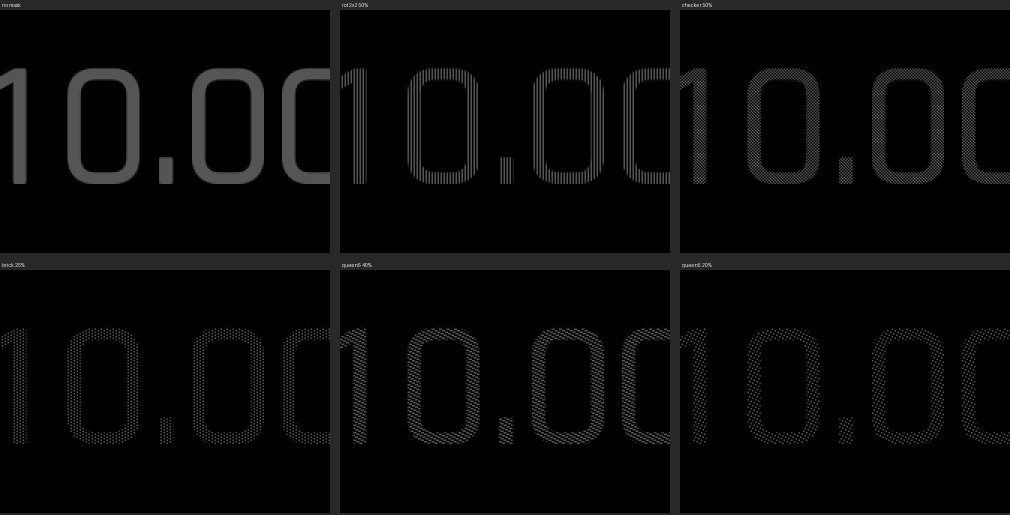
#> input picture docs/research/data/aod-pixel-masks.png, 2020 x 1030 px (shown at 1/2 size)
$ python -i preview.py   (imports and definitions only)
#> lines starting #> are read from the running program, lines starting #| are printed output that depends on the picture; after the words box and inside, x2 and y2 are one past the last pixel; in counts of white or black regions, pixels touching at a corner belong together
### wfb/palette.py
"""Colour parsing and the palette rules.

On a 64-colour panel each channel must be one of ``0x00``, ``0x55``, ``0xAA`` or
``0xFF``; anything else is dithered by the firmware and looks grainy
(ADR 0006 4, lint check 3).  The check is exact arithmetic against the device's
documented palette size -- it is a warning, not an error, because a deliberate
dithered colour is a legitimate choice.

On a 2-colour panel (the Instinct family) only black and white are safe: the
device files' own `compiler.json` palette is exactly those two, and whatever
the firmware does with any other colour is unverified (research 16 §5).  The
nearest safe colour is the one with the lower contrast ratio against it --
the same luminance measure the contrast lint uses.  8- and 14-colour panels
have no known rule, and 65,536 colours need none.

Both rules are tables here (`MIP64_SNAP`, `MONO_LUMINANCE`), which
`Color.nearest_legal` and `wfb.preview`'s per-pixel snap both read, so a
warning's "nearest" colour is exactly what the preview draws.
"""

from __future__ import annotations

import math
import re
from dataclasses import dataclass

_HEX_RE = re.compile(r"^#?([0-9a-fA-F]{6})$")
_SHORT_HEX_RE = re.compile(r"^#?([0-9a-fA-F]{3})$")

#: The four legal channel values on a 64-colour device.
MIP64_LEVELS = (0x00, 0x55, 0xAA, 0xFF)

#: The 64-colour rule as a table: each channel value's nearest legal level.
#: The rule is per channel, so this one table is the whole rule, for
#: `Color.nearest_legal(64)` and for the preview's per-pixel snap alike.
MIP64_SNAP = bytes(min(MIP64_LEVELS, key=lambda level: abs(level - value))
                   for value in range(256))

#: Rec. 709 luminance weights, red, green, blue (`Color.relative_luminance`).
LUMINANCE_WEIGHTS = (0.2126, 0.7152, 0.0722)


#: The 64 colours a MIP panel shows, named: ``(name, "#RRGGBB", label)``.
#: The names are apps.bliemel.net/colors' (both of its "Green"s are kept,
#: the darker as `dark_green`), in that page's order: white to black, one
#: channel stepping at a time.  `wfb new -t palette` and
#: `docs/guide/mip-palette.md` list the same rows (`tests/test_palette.py`),
#: and the editor offers them by name (`ts/src/studio/inspect.ts`'s vocabulary).
MIP64_NAMED: tuple[tuple[str, str, str], ...] = (
    ("white", "#FFFFFF", "White"),
    ("shalimar", "#FFFFAA", "Shalimar"),
    ("laser_lemon", "#FFFF55", "Laser Lemon"),
    ("yellow", "#FFFF00", "Yellow"),
    ("lavender_rose", "#FFAAFF", "Lavender Rose"),
    ("sundown", "#FFAAAA", "Sundown"),
    ("texas_rose", "#FFAA55", "Texas Rose"),
    ("web_orange", "#FFAA00", "Web Orange"),
    ("pink_flamingo", "#FF55FF", "Pink Flamingo"),
    ("brilliant_rose", "#FF55AA", "Brilliant Rose"),
    ("sunset_orange", "#FF5555", "Sunset Orange"),
    ("international_orange", "#FF5500", "International Orange"),
    ("magenta_fuchsia", "#FF00FF", "Magenta Fuchsia"),
    ("hollywood_cerise", "#FF00AA", "Hollywood Cerise"),
    ("razzmatazz", "#FF0055", "Razzmatazz"),
    ("red", "#FF0000", "Red"),
    ("pale_turquoise", "#AAFFFF", "Pale Turquoise"),
    ("mint_green", "#AAFFAA", "Mint Green"),
    ("conifer", "#AAFF55", "Conifer"),
    ("spring_bud", "#AAFF00", "Spring Bud"),
    ("perano", "#AAAAFF", "Perano"),
    ("silver_chalice", "#AAAAAA", "Silver Chalice"),
    ("olive_green", "#AAAA55", "Olive Green"),
    ("citrus", "#AAAA00", "Citrus"),
    ("medium_purple", "#AA55FF", "Medium Purple"),
    ("violet_blue", "#AA55AA", "Violet Blue"),
    ("apple_blossom", "#AA5555", "Apple Blossom"),
    ("rust", "#AA5500", "Rust"),
    ("electric_violet", "#AA00FF", "Electric Violet"),
    ("dark_magenta", "#AA00AA", "Dark Magenta"),
    ("jazzberry_jam", "#AA0055", "Jazzberry Jam"),
    ("bright_red", "#AA0000", "Bright Red"),
    ("baby_blue", "#55FFFF", "Baby Blue"),
    ("medium_aquamarine", "#55FFAA", "Medium Aquamarine"),
    ("screamin_green", "#55FF55", "Screamin' Green"),
    ("bright_green", "#55FF00", "Bright Green"),
    ("cornflower_blue", "#55AAFF", "Cornflower Blue"),
    ("cadet_blue", "#55AAAA", "Cadet Blue"),
    ("fruit_salad", "#55AA55", "Fruit Salad"),
    ("kelly_green", "#55AA00", "Kelly Green"),
    ("neon_blue", "#5555FF", "Neon Blue"),
    ("rich_blue", "#5555AA", "Rich Blue"),
    ("emperor", "#555555", "Emperor"),
    ("verdun_green", "#555500", "Verdun Green"),
    ("electric_indigo", "#5500FF", "Electric Indigo"),
    ("indigo", "#5500AA", "Indigo"),
    ("tyrian_purple", "#550055", "Tyrian Purple"),
    ("maroon", "#550000", "Maroon"),
    ("aqua", "#00FFFF", "Aqua"),
    ("medium_green", "#00FFAA", "Medium Green"),
    ("malachite", "#00FF55", "Malachite"),
    ("green", "#00FF00", "Green"),
    ("azure_radiance", "#00AAFF", "Azure Radiance"),
    ("persian_green", "#00AAAA", "Persian Green"),
    ("pigment_green", "#00AA55", "Pigment Green"),
    ("japanese_laurel", "#00AA00", "Japanese Laurel"),
    ("navy_blue", "#0055FF", "Navy Blue"),
    ("cobalt", "#0055AA", "Cobalt"),
    ("mosque", "#005555", "Mosque"),
    ("dark_green", "#005500", "Dark Green"),
    ("blue", "#0000FF", "Blue"),
    ("midnight_blue", "#0000AA", "Midnight Blue"),
    ("navy", "#000055", "Navy"),
    ("black", "#000000", "Black"),
)


# [4 lines left out: function mip64_name, not called in this run]


_MIP64_BY_VALUE = {hex_: name for name, hex_, _ in MIP64_NAMED}

class ColorError(ValueError):
    pass


@dataclass(frozen=True)
class Color:
    r: int
    g: int
    b: int

    # [17 lines left out: function parse, not called in this run]

    @property
    def value(self) -> int:
        return (self.r << 16) | (self.g << 8) | self.b

    def as_monkeyc(self) -> str:
        return f"0x{self.value:06X}"

    # [33 lines left out: functions is_palette_legal, nearest_legal, relative_luminance, contrast_ratio, not called in this run]

    def __str__(self) -> str:
        return f"#{self.value:06X}"

    # [8 lines left out: function dim, not called in this run]


BLACK = Color(0x00, 0x00, 0x00)
WHITE = Color(0xFF, 0xFF, 0xFF)

#: The relative luminance at which a colour's contrast ratio against black
#: equals its ratio against white, (Y + 0.05) / 0.05 = 1.05 / (Y + 0.05):
#: above it the colour is nearer white on a 2-colour panel, at or below it
#: nearer black.  About 0.179.  Applied as :data:`MONO_THRESHOLD`.
MONO_CROSSOVER = math.sqrt(1.05 * 0.05) - 0.05


# [5 lines left out: function has_palette_rule, not called in this run]


def srgb_channel_to_linear(value: int) -> float:
    """One 0-255 sRGB-encoded channel -> linear 0-1, the sRGB EOTF (the
    piecewise curve WCAG's own relative-luminance formula specifies).
    Factored out of :meth:`Color.relative_luminance` so the contrast lint
    and the AOD burn-in lint (`wfb.lint.check_aod_burn_in`, which builds a
    256-entry lookup table from this same function to score a whole
    rendered frame without a per-pixel gamma call) can never disagree about
    what "linear" means for a channel value.
    """
    s = value / 255.0
    return s / 12.92 if s <= 0.04045 else ((s + 0.055) / 1.055) ** 2.4


#: Relative luminance 1.0 in the integer units of :data:`MONO_LUMINANCE`.
MONO_SCALE = 65535

#: The 2-colour rule as tables: each channel value's share of relative
#: luminance, in 1/:data:`MONO_SCALE` units, one table per channel.  A
#: colour is nearer white when its three shares sum above
#: :data:`MONO_THRESHOLD`.  Integers, so `Color.nearest_legal(2)` and the
#: preview, which sums the same tables over a whole image, give the same
#: answer for every colour, the ones at the crossover included.
MONO_LUMINANCE: tuple[tuple[int, ...], ...] = tuple(
    tuple(round(weight * srgb_channel_to_linear(value) * MONO_SCALE) for value in range(256))
    for weight in LUMINANCE_WEIGHTS)
#> further down, picture is the input picture: PIL image 2020x1030 RGB; min 0, max 229, mean 8.5

#: :data:`MONO_CROSSOVER` in :data:`MONO_LUMINANCE`'s units.
MONO_THRESHOLD = round(MONO_CROSSOVER * MONO_SCALE)


# [31 lines left out: functions dim_channel, dim_fraction, not called in this run]

### wfb/preview.py
"""Host-side preview: render a resolved design to a PNG.

ADR 0004: the preview renderer consumes the **same resolved IR** the code
generator does, so preview and device cannot disagree about position.  That is
the anti-drift mechanism, and it works only because layout is resolved before
codegen rather than on the watch.

It also runs with no Garmin toolchain and no simulator, which matters: the
simulator needs a GUI, and in a headless container it is unavailable.

What the preview does *not* claim: it is not a firmware-accurate renderer.
Anti-aliasing, the exact arc cap shape and the transflective panel's real
appearance are approximations, and the header on every image says so.

**Typeface, not just position, can silently drift too**: a system or
vector font resolves through `wfb.fonts.fallback.system_face`, which prefers
the user's own Garmin font root but falls back to a free stand-in, or even
Pillow's bundled default, with no error -- the geometry still agrees with
the device, but the glyph *shapes* do not. `render`'s `used_faces` parameter
is how a caller finds out (`stand_in_warning`).
"""

from __future__ import annotations

import datetime as _dt
import math
from collections.abc import Iterable
from dataclasses import dataclass, replace as dataclass_replace
from functools import lru_cache
from pathlib import Path
from typing import TYPE_CHECKING

from PIL import Image, ImageChops, ImageDraw, ImageMath

from . import aod_mask, expr, visible_area
from . import draw as draw_program
from .devices import Device, FontMetric
from .fonts import BakedFont, GlyphBox, fallback
from .fonts import cft as cft_fonts
from .ir import Element, Expression, Face, StyleEntry, aod_color_choice
from .ir.rings import RingGroup, ring_groups
from .draw.frames import frame_members, in_layout
from .layout import (
    Placed, ResolvedFace, alignment_shift,
    radial_align_offset, radial_direction_sign,
)
from .palette import (
    MIP64_SNAP, MONO_LUMINANCE, MONO_THRESHOLD, Color, dim_fraction,
)
from .units import IntBox

if TYPE_CHECKING:
    from .emit.monkeyc.readplan import ReadPlan

#: One drawn colour, as Pillow takes it.
RGB = tuple[int, int, int]

#: Plausible readings, so a preview shows a face mid-life rather than at zero.
SAMPLE: dict[str, object] = {
    "time.clock": 0,
    "date.today": 0,
    "date.day_of_week": "Wed",
    "date.weekday": 4,  # Wednesday: Gregorian.DAY_SUNDAY = 1 .. DAY_SATURDAY = 7
    "date.day": 3,
    "date.month": "Sep",
    "date.month_number": 9,
    "date.year": 2026,
    "time.hour": 10,
    "time.minute": 9,
    "time.second": 42,
    "device.is_24_hour": True,
    # `System.UNIT_METRIC` (0) for every unit setting; `wfb preview --units
    # statute` renders the other system.
    "device.distance_units": 0,
    "device.elevation_units": 0,
    "device.temperature_units": 0,
    "device.pace_units": 0,
    "device.do_not_disturb": False,
    "device.notification_count": 3,
    "device.alarm_count": 1,
    "device.phone_connected": True,
    "system.battery": 68.0,
    "system.battery_in_days": 9.0,
    "system.charging": False,
    "activity.steps": 8432,
    "activity.step_goal": 10000,
    "activity.calories": 1840,
    "activity.distance": 631000,
    "activity.floors_climbed": 7,
    "activity.floors_climbed_goal": 10,
    "activity.move_bar_level": 2,
    "activity.active_minutes_week": 96,
    "activity.active_minutes_week_goal": 150,
    "heart_rate.current": 72,
    # `Weather.CONDITION_RAIN`: a dynamic weather icon draws the glyph its
    # box is measured with (`wfb.icons.WEATHER_BAKE_REFERENCE_GLYPH`).
    "weather.condition": 3,
    "weather.condition_today": 3,
    "weather.condition_tomorrow": 3,
}


#: The wearer a gauge on a `config: slots:` slot is scaled for in a preview,
#: where the watch would read the profile: illustrative, nobody's own.
SAMPLE_WEARER_SEX = "male"
SAMPLE_WEARER_AGE = 35
SAMPLE_HEART_RATE_ZONES = (95, 114, 133, 152, 171, 190)

#: `ActivityMonitor.Info` goal fields, as a slot gauge's scale reads them,
#: from the matching :data:`SAMPLE` readings.
SAMPLE_GOALS: dict[str, int] = {
    "stepGoal": 10000,
    "floorsClimbedGoal": 10,
    "activeMinutesWeekGoal": 150,
}


class UnknownStyleError(ValueError):
    """`PreviewOptions.style` named something `config: style:` never
    declared, or was given to a design with no `config: style:` at all --
    a clean, listable CLI error rather than a KeyError with no context."""


@dataclass
class PreviewOptions:
    #: How many times larger than the watch's own screen the image is.  The
    #: frame is always drawn at the device's native resolution and then
    #: enlarged by whole-pixel replication, so every watch pixel shows as a
    #: `scale` x `scale` block: the preview never draws detail the panel
    #: cannot show.  The skin round the screen is a photograph and is
    #: resized smoothly.
    scale: int = 2
    #: Snap every colour to the device's real palette, so a dithered colour
    #: looks wrong in the preview the way it will look wrong on the wrist.
    quantise: bool = True
    #: Render the bezel crop, so an element under it is visibly cut.
    mask_shape: bool = True
    sample: dict[str, object] | None = None
    #: A `config: style:` entry name to render, or `None` for the default
    #: entry.  `wfb preview --style <entry>`.  Raises `UnknownStyleError`
    #: when the design has no `config: style:` at all, or when the name is
    #: not one of its declared entries.
    style: str | None = None
    #: `(hour, minute, second)` to render analog hands at, overriding
    #: `SAMPLE`'s `time.hour`/`time.minute`/`time.second` -- `wfb preview
    #: --time HH:MM[:SS]`.  `None` keeps the sample time (10:09:42), which
    #: is also what every non-hands element still reads through the
    #: ordinary `time.hour`/`time.minute`/`time.second` sources.
    time: tuple[int, int, int] | None = None
    #: `(year, month, day)` the `date.*` sources read, overriding `SAMPLE`'s
    #: (Wed 3 Sep 2026); its weekday and month names follow.  `None` keeps
    #: the sample date.
    date: tuple[int, int, int] | None = None
    #: Hide every `awake`-only second hand -- `wfb preview --asleep`, the
    #: same choice the generated view makes while `_sleeping`. `aod` below
    #: implies this too, since AOD only ever runs while asleep.
    asleep: bool = False
    #: Render the AMOLED always-on-display frame instead of the awake one --
    #: `wfb preview --aod`. Draws the resolved `aod:` set (`Element.aod is
    #: not None`), restyled and dimmed exactly as codegen does
    #: (each program's `_aod` branches). A design with no `aod:`
    #: anywhere renders blank under the face default (`hide`).
    aod: bool = False
    #: `--fonts DIR` -- overrides `wfb.fonts.fetch_system.garmin_font_root`'s
    #: search, the same override `wfb doctor --fonts` takes; threaded through
    #: every `fallback.system_face` call this renderer makes.
    fonts_root: str | None = None
    #: Apply the face's own `aod: {mask: ...}` when rendering `--aod`, at the
    #: frame's own minute, so a preview shows exactly what the device will.
    #: `check_aod_burn_in` sets this `False` to render the frame once,
    #: unmasked, and apply each of the four phases itself (worst-of-four).
    aod_mask: bool = True
    #: The type each `config: slots:` slot is drawn showing, as `(slot,
    #: type)` pairs, instead of its `default:` -- the editor's "showing".
    #: A pick the slot may not show is ignored.
    picks: tuple[tuple[str, str], ...] = ()
    #: Set the panel into the device's simulator skin -- the watch drawn
    #: round it -- `wfb preview --skin` (:func:`frame_in_skin`). A device
    #: whose files lack the skin renders the bare panel, as without it.
    skin: bool = False


#: `SystemFace.match` levels a stand-in warning is owed:
#: `"garmin"` and `"exact"`/`"family"` all draw the *same letterforms* the
#: device does -- the installed root, or a free release of the very same
#: (or, for `family`, a closely related) typeface -- so only `"substitute"`
#: (a different family entirely, picked for a similar role) and `"none"`
#: (Pillow's own bundled default, `wfb.fonts.fallback._pillow_fallback`)
#: change the glyph shapes a preview actually draws.
_STAND_IN_MATCHES = frozenset({"substitute", "none"})

#: How much larger `_paste_rotated_run` renders its throwaway layer before
#: rotating, so the rotation samples a raster fine enough to approximate
#: Garmin's own rotated-*outline* rasterisation instead of `Image.rotate`
#: blurring an already-aliased bitmap. 4x was visually indistinguishable
#: from 8x (sharp stems, no ringing) while 2x still showed soft edges, at
#: well under a millisecond per run.
_ROTATED_TEXT_SUPERSAMPLE = 4


# [86 lines left out: functions _drawn_with, stand_in_warning, _resolve_style_entry, render, not called in this run]


_MONTHS = ("Jan", "Feb", "Mar", "Apr", "May", "Jun", "Jul", "Aug", "Sep", "Oct", "Nov", "Dec")
_DAYS = ("Mon", "Tue", "Wed", "Thu", "Fri", "Sat", "Sun")


# [149 lines left out: functions date_values, sample_values, new_renderer, frame_items, finish_frame, render_all_styles, not called in this run]


#: Minutes in a day -- the range `--minute` accepts and the number of frames
#: `render_aod_heatmap` sums by default.
MINUTES_PER_DAY = 24 * 60


# [69 lines left out: functions render_aod_heatmap, _bitmap_glyph_mask, not called in this run]


@dataclass(frozen=True)
class _BakedGlyphs:
    """A text's glyphs from its baked BMFont sheet (`Renderer.glyph_source`):
    the real pixels the device draws. Sizes are in scaled preview pixels."""

    font: BakedFont
    scale: int

    @property
    def line_height(self) -> float:
        return self.font.line_height * self.scale

    def width(self, text: str) -> float:
        return self.font.measure(text)[0] * self.scale

    def draw(self, renderer: "Renderer", left: float, top: float, text: str, color: RGB) -> None:
        """Glyph by glyph from the line box's (scaled) top-left."""
        renderer._blit_baked_line(self.font, text, left, top, color)


@dataclass(frozen=True)
class Stamp:
    """What a text or a glyph paints, recorded instead of painted while
    `Renderer.stamps` is a list: `kind` "mask" is an "L" mask tinted
    `color`, "rgba" an RGBA image pasted through its own alpha (a rotated
    vector run), each at the canvas's integer `(x, y)`; "box" is the outline
    `_mark_extent` draws for text with no glyphs, `size` wide and high.
    Pasting each the way Pillow does (`wfb.draw.jsonform.rasterise`) paints
    exactly what the renderer would have."""

    kind: str
    image: Image.Image | None
    x: int
    y: int
    color: RGB
    size: tuple[int, int] = (0, 0)


@dataclass(frozen=True)
class _FaceGlyphs:
    """A text's glyphs from a device typeface (`fallback.SystemFace`, already
    at the preview's scale): a system or vector font's own file or its
    stand-in, or a `.cft` bitmap font."""

    face: "fallback.SystemFace"

    @property
    def line_height(self) -> float:
        return self.face.line_height

    def width(self, text: str) -> float:
        return self.face.width(text)

    # [6 lines left out: function draw, not called in this run]


class Renderer:
    """Draws one resolved face into a Pillow image for `wfb preview`, the
    way the generated code draws it on the watch: each element's draw
    program, evaluated (`wfb.draw.evaluator`), in the order the view draws
    them, outlined groups' rings included.

    **What the evaluator reads.**  `draw` is the `ImageDraw`, `scale` the
    upscale every device pixel is multiplied by, and `values` the sample
    readings.

    - Values: `color` (a colour expression to RGB) and `visible` (a
      `visible:` expression); `aod_color` and `aod_dimmed` apply the
      element's `aod:` override and `dim:` while `--aod` renders, the twins
      of `wfb.emit.monkeyc.common.AodStyle`.
    - Text: `draw_text` (upright, in a baked or system font),
      `draw_vector_text` (a `face:` font, upright or curved),
      `glyph_source`, `paste_glyph`.
    - Shapes: `rect` (a box in preview pixels).

    Module level: `baked_glyph`.
    """

    # [539 lines left out: functions __init__, _system_face, _dim_rgb, aod_color, aod_dimmed, shows and 21 more, not called in this run]


@lru_cache(maxsize=None)
def _mono_byte_tables() -> tuple[tuple[bytes, bytes], ...]:
    """`MONO_LUMINANCE` split per channel into high and low bytes: a band's
    `point` lookup yields 8 bits, and the rule sums 16-bit values."""
    return tuple((bytes(units >> 8 for units in table), bytes(units & 0xFF for units in table))
                 for table in MONO_LUMINANCE)


def _quantise_mono(image: Image.Image) -> Image.Image:
    """Black where `Color.nearest_legal(2)` says black, white elsewhere:
    the three channels' `MONO_LUMINANCE` shares summed exactly, as
    integers, and compared with `MONO_THRESHOLD`."""
    parts: dict[str, Image.Image] = {}
    for index, (band, (high, low)) in enumerate(zip(image.convert("RGB").split(),
                                                    _mono_byte_tables(), strict=True)):
        parts[f"high{index}"] = band.point(high).convert("I")
        parts[f"low{index}"] = band.point(low).convert("I")
#> this loop made 3 passes
#> after the loop, parts = 6 items
    white = ImageMath.lambda_eval(
        lambda p: (((p["high0"] + p["high1"] + p["high2"]) * 256
                    + p["low0"] + p["low1"] + p["low2"]) > MONO_THRESHOLD) * 255,
        **parts)
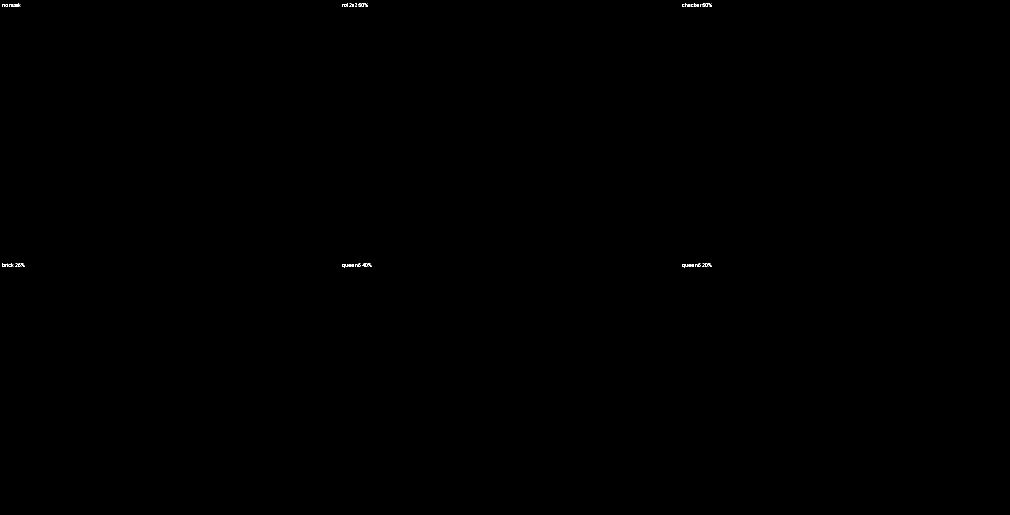
#> white: PIL image 2020x1030 I (shown at 1/2 size); 0.04% white in thin lines or dots, all inside (x1, y1, x2, y2) = (5, 6, 1424, 536)
    assert isinstance(white, Image.Image)
    bw = white.convert("L")
    return Image.merge("RGB", (bw, bw, bw))


# [105 lines left out: functions mono_guess_warning, enlarge, _mask_shape, _skin_image, _skin_for, has_skin and 3 more, not called in this run]

>>> from PIL import Image
>>> picture = Image.open('../docs/research/data/aod-pixel-masks.png')
>>> result = _quantise_mono(picture)
